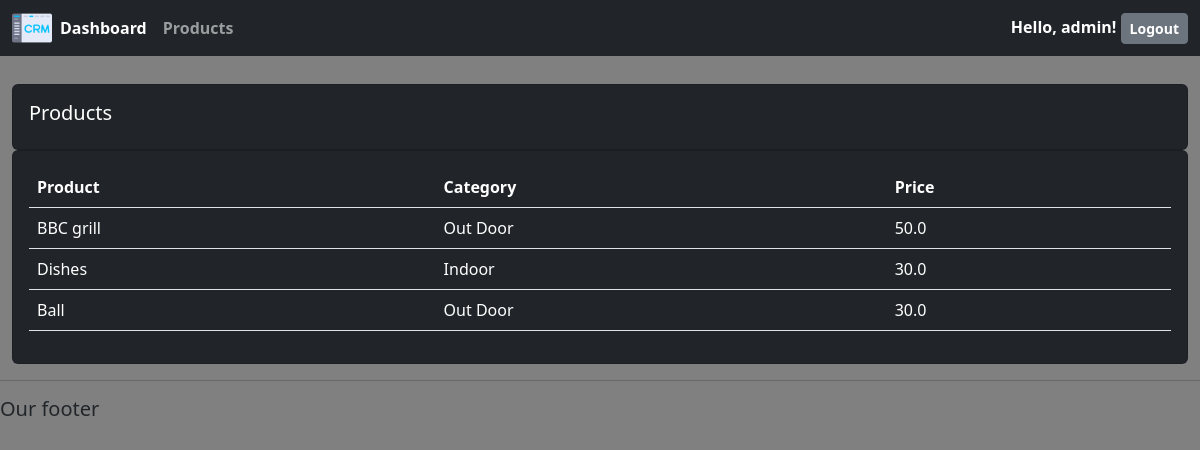
Screenshot of /products/ (signed in) with the database file from the repository.
### accounts/models.py (models this page shows, shortened)
class Product(models.Model):
    CATEGORY = (
        ("Indoor", "Indoor"),
        ("Out Door", "Out Door"),
    )
    name = models.CharField(max_length=200, null=True)
    price = models.FloatField(null=True)
    category = models.CharField(max_length=200, null=True, choices=CATEGORY)
    description = models.CharField(max_length=200, null=True, blank=True)
    date_created = models.DateTimeField(auto_now_add=True, null=True)
    tag = models.ManyToManyField(Tag)

### accounts/decorators.py (the view)
    def wrapper_func(request, *args, **kwargs):
        group = None
        if request.user.groups.exists():
            group = request.user.groups.all()[0].name
        if group == "customer":
            return redirect("user_page")
        elif group == "admin":
            return view_func(request, *args, **kwargs)

### accounts/views.py (called while the page is built)
@login_required(login_url="login")
@admin_only
def show_products(request):
    products = Product.objects.all()
    context = {
        "title": "Products",
        "products": products
    }
    return render(request, "accounts/products.html", context)

### accounts/templates/accounts/products.html
{% extends 'base.html' %}
{% block content %}
<br>
<div class="row">
    <div class="col-md">
        <div class="card card-body bg-dark text-white">
            <h5>Products</h5>
        </div>
        <div class="card card-body bg-dark">
            <table class="table text-white">
                <tr>
                    <th>Product</th>
                    <th>Category</th>
                    <th>Price</th>
                </tr>
                {% for product in products %}
                <tr>
                    <td>{{ product.name }}</td>
                    <td>{{ product.category }}</td>
                    <td>{{ product.price }}</td>
                </tr>
                {% endfor %}
            </table>
        </div>
    </div>
</div>
{% endblock content %}

### templates/components/_navbar.html (shortened to what this page needs)
{% load static %}
<nav class="navbar navbar-expand-lg navbar-dark bg-dark fixed-top position-sticky">
    <div class="container-fluid">
        <a class="ml-2" href="{% url 'home' %}">
            <img src="{% static 'accounts/img/logo1.png' %}" width="40">
        </a>
        <div class="collapse navbar-collapse" id="navbarNav">
            <ul class="navbar-nav">
                {% if request.user.is_staff %}
                <li class="nav-item">
                    <a class="nav-link active" aria-current="page" href="{% url 'home' %}"><b>Dashboard</b></a>
                </li>
                <li class="nav-item">
                    <a class="nav-link" href="{% url 'products' %}"><b>Products</b></a>
                </li>
                {% else %}
                <li class="nav-item">
                    <a class="nav-link" href="{% url 'account' %}"><b>Profile</b></a>
                </li>
                {% endif %}
            </ul>
        </div>
        <div>
            <span style="color:#fff"><b>Hello, {{ request.user }}!</b></span>
            <span><a class="hello-msg btn btn-sm btn-secondary" href="{% url 'logout' %}"><b>Logout</b></a></span>
        </div>
    </div>
</nav>

### accounts/static/accounts/css/main.css (style rules this page uses)
body { background-color: #ebeff5; }

### rows the page displays
Product: name "BBC grill", category "Out Door", price "50.0"
Product: name "Dishes", category "Indoor", price "30.0"
Product: name "Ball", category "Out Door", price "30.0"

### other values shown
{{ request.user }} "admin"
